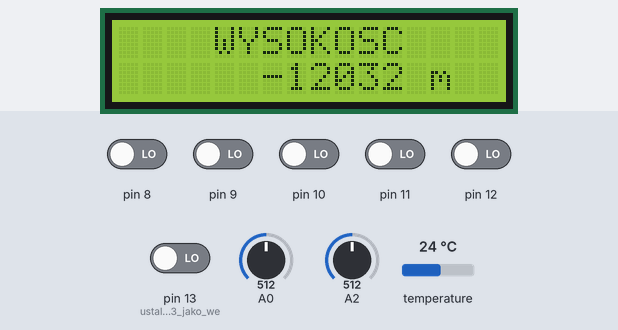
Simulated run of this sketch. Board: Arduino Uno, built with avr-gcc and run on an emulated ATmega328P. Shown: 16×2 character LCD. The test bench sets the inputs (shaded band); at power-on: pin 8–12, pin 13 (ustalenie_pinu_13_jako_we) LOW, A0 = 512, A2 = 512, temperature 24 °C.

Above: at 1.2 s.
1.3 s: A0 set to 42
At 1.42 s:
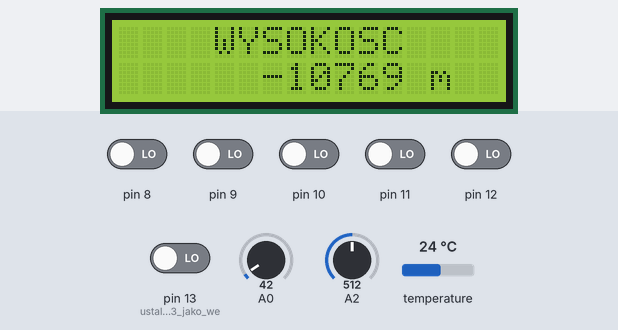
2.8 s: A0 set to 35
At 4.1 s:
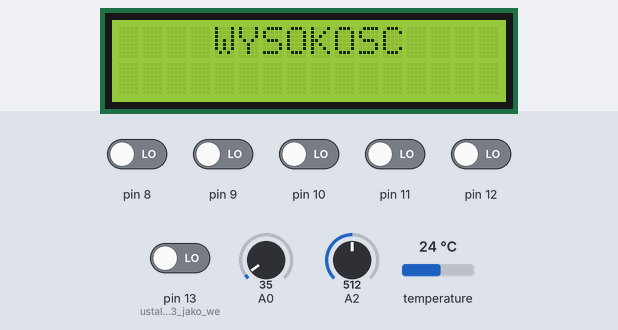
4.7 s: pin 8 driven HIGH
At 5.7 s:
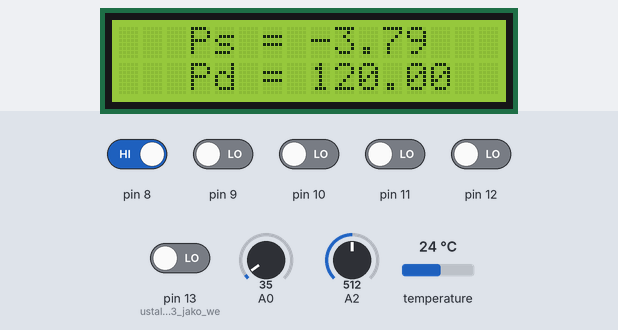
6.2 s: A2 set to 716
At 6.44 s:
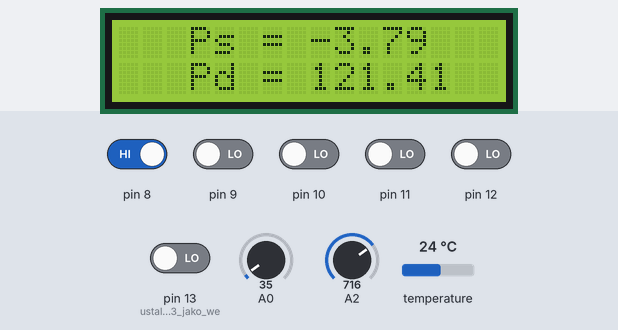
7.8 s: A2 set to 900
At 8.07 s:
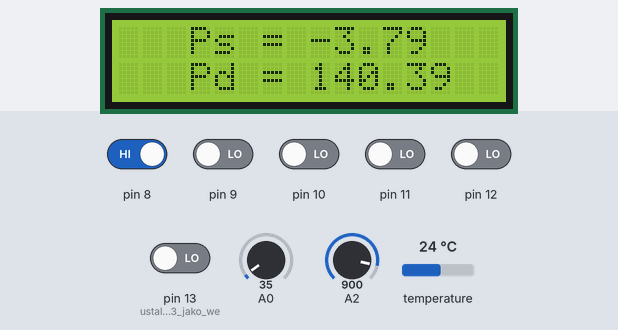
9.4 s: A2 set to 511
At 11.34 s:
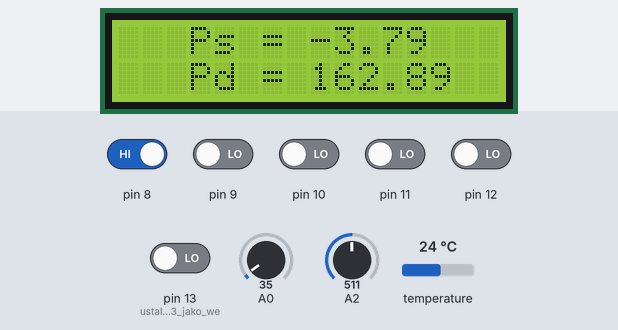
Timing chart, 0 to 12.8 s (numbered marks = the images above; inputs shaded):
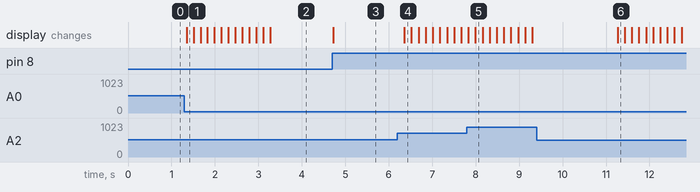

The sketch:

Inz.ino
```cpp
/*
VSS - MINUS
VDD - PLUS
V0 - 2K OHM - MINUS
RS - 12
RW - MINUS
E - 13
D4 DO D7 - 5 DO 2
A - 10
K - MINUS

https://docs.arduino.cc/learn/electronics/lcd-displays
*/

#include <LiquidCrystal.h>
#include <Wire.h>
#include <SPI.h>
#include <Adafruit_Sensor.h>
#include <Adafruit_BME280.h>
#include <Smoothed.h>

#define SEALEVELPRESSURE_HPA (1013.25)

Adafruit_BME280 bme; // I2C

const int rs = 6, en = 7, d4 = 5, d5 = 4, d6 = 3, d7 = 2;

LiquidCrystal lcd(rs, en, d4, d5, d6, d7);

int rawValue; // A/D readings
int offset = 400; // zero pressure adjust 400
int fullScale = 9630; // max pressure (span) adjust
int filterWeight = 4;
float R = 287.15; //indywidualna stała gazowa dla powietrza
float kappa = 1.4; //wykładnik adiabaty dla powietrza
float ps; // final pressure
float H; //wysokosc
float pspotega; // (ps/101.325)^(1/5.256)
float psulamek; // ps/101.325
int average_pd; // srednie cisnienie dynamiczne
int average_ps; // srednie cisnienie statyczne
float pd; //cisnienie dynamiczne
float T_H; //temperatura na wysokosci
float rho_H; //gestosc na wysokosci
float v_IAS; //predkosc indukowana
float v_TAS; //predkosc rzeczywista
float T; //temperatura w sali
float a_H; //predkosc dzwieku na wysokosci
float Ma; //liczba Macha
int ekran = 0;  //obecnie wyswietlany ekran, 0 na uruchomieniu
Smoothed <int> mySensor; //uruchomienie modułu uśredniającego cisnienia statycznego
Smoothed <int> mySensor2; //uruchomienie modułu uśredniającego cisnienia dynamicznego


void setup() //startup
{

  unsigned status; //poczatek uruchomienia modułu BME280

  status = bme.begin();

      if (!status) {
        Serial.println("Could not find a valid BME280 sensor, check wiring, address, sensor ID!");
        Serial.print("SensorID was: 0x"); Serial.println(bme.sensorID(),16);
        Serial.print("        ID of 0xFF probably means a bad address, a BMP 180 or BMP 085\n");
        Serial.print("   ID of 0x56-0x58 represents a BMP 280,\n");
        Serial.print("        ID of 0x60 represents a BME 280.\n");
        Serial.print("        ID of 0x61 represents a BME 680.\n");
        while (1) delay(10);
    } //zakonczenie ucuhamiania modułu BME280

  mySensor.begin(SMOOTHED_AVERAGE, 10); //wyznaczenie rodzaju i ilosci pomiarow modulu usredniajacego cisnienia statycznego
  mySensor2.begin(SMOOTHED_AVERAGE, 30); //wyznaczenie rodzaju i ilosci pomiarow modulu usredniajacego cisnienia dynamicznego


  lcd.begin(16, 2); //uruchomienie ekranu LCD o rozmiarach 16 pol na 2 pola

  pinMode(13, INPUT); //ustalenie pinu 13 jako wejscia
  pinMode(12, INPUT);
  pinMode(11, INPUT);
  pinMode(10, INPUT);
  pinMode(9, INPUT);
  pinMode(8, INPUT);

}

void loop() //petla w ktorej wykonuja sie pozostale czynnosci
{

  mySensor.add(analogRead(A0)); //odczyt wartosci z czujnika cisnienia systycznego
  mySensor2.add(analogRead(A2)); //odczyt wartosci z czujnika cisnienia dynamicznego


  rawValue = 0;
    average_ps = average_ps + mySensor.get() - average_ps; //usrednienie wartosci cisnienia

      for (int x = 0; x < 10; x++) rawValue = rawValue + average_ps; //konwersja wartosci cisnienia do dalszych obliczen
      ps = (rawValue - offset) * 700.0 / (fullScale - offset); // konwersja cisnienia

  psulamek = ps/101.325;
  pspotega = pow(psulamek, (1/5.256));
  H = 44331*(1-pspotega);

  T = bme.readTemperature() + 273,15;  //odczyt temperatury w sali w Kelwinach

  T_H = T - 6.5*(H/1000);
  rho_H = (ps*1000)/(R*T_H);

  for (int i = 0; i < 20; i++)  //petla usredniajaca wartosc cisnienia dynamicznego
  {
    if (mySensor2.get() < 12) average_pd = 0; //jesli wartosc odczytu sensora roznicowego < 12, ustaw warstosc odczytu jako "0"
    else
    average_pd = average_pd + mySensor2.get() - average_pd; //usrednienie wartosci cisnienia
  }
  pd = ((average_pd*5.0)/1024.0)*48; //liniowa konwersja wartosci napiecia wejsciowego (max 5V) w skali 1024 punktow (2^10) pomnozona przez wspolczynnik skalujacy

  v_IAS = (sqrt((2*pd*1000)/rho_H))*3,6;
  v_TAS = (v_IAS * sqrt(1.225/rho_H));

  a_H = sqrt(kappa*R*T_H);
  Ma = v_TAS/a_H;

  lcd.clear(); //przed wyswietleniem czegokolwiek, wyczysc ekran

  if (digitalRead(13) == 1) ekran = ekran * 0; //jesli zostal przycisniety przycisk "13", zmien wartosc "ekran" na 0
  if (digitalRead(12) == 1) ekran = ekran * 0 + 1; //jesli zostal przycisniety przycisk "12", zmien wartosc "ekran" na 1
  if (digitalRead(11) == 1) ekran = ekran * 0 + 2;
  if (digitalRead(10) == 1) ekran = ekran * 0 + 3;
  if (digitalRead(9) == 1) ekran = ekran * 0 + 4;
  if (digitalRead(8) == 1) ekran = ekran * 0 + 5;

  switch (ekran) //switch case zalezny od wartosci parametru ekranu
  {
    case 0: //jesli wartosc zmiennej "ekran" = 0
      lcd.setCursor(3, 0); //ustaw kursor na gornej czesci ekranu, cztery miejsca od lewej
      lcd.print(" WYSOKOSC"); //wyswietl "WYSOKOSC" na ekranie

      if (H<1000) // centrowanie tekstu dla H < 1000
      {
        lcd.setCursor(6, 1); //ustaw kursor na dolnej czesci ekranu, siedem miejsc od lewej
        lcd.print(H,0); //wyswietl wysokosc bez miejsc po przecinku
        lcd.print(" m   ");
      }

      if (H<=9999 && H>=1000) // centrowanie tekstu dla 9999 > H > 1000
      {
        lcd.setCursor(5, 1);
        lcd.print(H,0);
        lcd.print(" m ");
      }

      if (H>9999) // centrowanie tekstu dla H > 9999
      {
        lcd.setCursor(4, 1);
        lcd.print(H,0);
        lcd.print(" m ");
      }
      break; //wroc na poczatek danego case'a

    case 1: //jesli wartosc zmiennej "ekran" = 1
      lcd.setCursor(2, 0); //ustaw kursor na gornej czesci ekranu, trzy miejsca od lewej
      lcd.print("PREDKOSC IAS");

      if (v_IAS < 1) // centrowanie tekstu dla predkosci indukowanej < 1
      {
        lcd.setCursor(5, 1);
        lcd.print(v_IAS,0); //wyswietl predkosc indukowana bez miejsc po przecinku
        lcd.print(" km/h");
      }

      if (v_IAS > 1) // centrowanie tekstu dla predkosci indukowanej > 1
      {
        lcd.setCursor(4, 1);
        lcd.print(v_IAS,0); //wyswietl predkosc indukowana bez miejsc po przecinku
        lcd.print(" km/h");
      }
      break;

    case 2: //jesli wartosc zmiennej "ekran" = 2
      lcd.setCursor(2, 0);
      lcd.print("PREDKOSC TAS");

      if (v_TAS < 1)
      {
        lcd.setCursor(5, 1);
        lcd.print(v_TAS,0);
        lcd.print(" km/h");
      }

      if (v_TAS > 1)
      {
        lcd.setCursor(4, 1);
        lcd.print(v_TAS,0);
        lcd.print(" km/h");
      }
      break;

    case 3: //jesli wartosc zmiennej "ekran" = 3
      lcd.setCursor(0, 0); //ustaw kursor w lewym gornym rogu ekranu
      lcd.print("PREDKOSC DZWIEKU");

      lcd.setCursor(3, 1);
      lcd.print(a_H,2); //wyswietl predkosc dzwieku do dwoch miejsc po przecinku
      lcd.print(" m/s");
      break;

    case 4: //jesli wartosc zmiennej "ekran" = 4
      lcd.setCursor(2, 0);
      lcd.print("LICZBA MACHA");

      lcd.setCursor(6, 1);
      lcd.print(Ma,2);
      break;

    case 5: //jesli wartosc zmiennej "ekran" = 5

      lcd.setCursor(3, 0);
      lcd.print("Ps = ");
      lcd.print(ps,2);

      lcd.setCursor(3, 1);
      lcd.print("Pd = ");
      lcd.print(pd,2);
      break;
  }

  delay(150); //poczekaj 150 ms przed powtorzeniem calosci obliczen i wyswietlania danych na ekranie

}
```

Measured:
- the behaviour switches between 40 and 39 on A0 (found by bisection; images 1 and 2)
- after the input at 1.3 s, the display: changes after 0.05 s (image 1)
- after the input at 2.8 s, the display: first changes after 0.16 s (image 2 shows a later state)
- after the input at 4.7 s, the display: changes at once (image 3)
- after the input at 6.2 s, the display: changes after 0.16 s (image 4)
